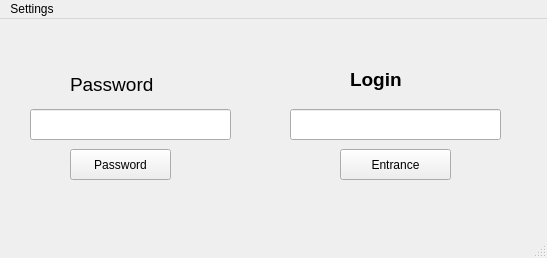
<?xml version="1.0" encoding="UTF-8"?>
<ui version="4.0">
 <class>Login</class>
 <widget class="QMainWindow" name="Login">
  <property name="geometry">
   <rect>
    <x>0</x>
    <y>0</y>
    <width>547</width>
    <height>258</height>
   </rect>
  </property>
  <property name="windowTitle">
   <string>MainWindow</string>
  </property>
  <widget class="QWidget" name="centralwidget">
   <widget class="QPushButton" name="btnLogin">
    <property name="geometry">
     <rect>
      <x>340</x>
      <y>130</y>
      <width>111</width>
      <height>31</height>
     </rect>
    </property>
    <property name="styleSheet">
     <string notr="true">font: 700 12pt &quot;Segoe UI&quot;;</string>
    </property>
    <property name="text">
     <string>Entrance</string>
    </property>
   </widget>
   <widget class="QPushButton" name="btnPassword">
    <property name="geometry">
     <rect>
      <x>70</x>
      <y>130</y>
      <width>101</width>
      <height>31</height>
     </rect>
    </property>
    <property name="styleSheet">
     <string notr="true">font: 700 12pt &quot;Segoe UI&quot;;</string>
    </property>
    <property name="text">
     <string>Password</string>
    </property>
   </widget>
   <widget class="QLineEdit" name="LineLogin">
    <property name="geometry">
     <rect>
      <x>290</x>
      <y>90</y>
      <width>211</width>
      <height>31</height>
     </rect>
    </property>
   </widget>
   <widget class="QLineEdit" name="LinePassword">
    <property name="geometry">
     <rect>
      <x>30</x>
      <y>90</y>
      <width>201</width>
      <height>31</height>
     </rect>
    </property>
   </widget>
   <widget class="QLabel" name="label">
    <property name="geometry">
     <rect>
      <x>70</x>
      <y>50</y>
      <width>101</width>
      <height>31</height>
     </rect>
    </property>
    <property name="styleSheet">
     <string notr="true">font: 700 12pt &quot;Segoe UI&quot;;</string>
    </property>
    <property name="text">
     <string>&lt;html&gt;&lt;head/&gt;&lt;body&gt;&lt;p align=&quot;justify&quot;&gt;&lt;span style=&quot; font-size:14pt;&quot;&gt;Password&lt;/span&gt;&lt;/p&gt;&lt;/body&gt;&lt;/html&gt;</string>
    </property>
   </widget>
   <widget class="QLabel" name="label_2">
    <property name="geometry">
     <rect>
      <x>350</x>
      <y>40</y>
      <width>101</width>
      <height>41</height>
     </rect>
    </property>
    <property name="text">
     <string>&lt;html&gt;&lt;head/&gt;&lt;body&gt;&lt;p&gt;&lt;span style=&quot; font-size:14pt; font-weight:700;&quot;&gt;Login&lt;/span&gt;&lt;/p&gt;&lt;/body&gt;&lt;/html&gt;</string>
    </property>
   </widget>
  </widget>
  <widget class="QMenuBar" name="menubar">
   <property name="geometry">
    <rect>
     <x>0</x>
     <y>0</y>
     <width>547</width>
     <height>32</height>
    </rect>
   </property>
   <widget class="QMenu" name="menuSettings">
    <property name="title">
     <string>Settings</string>
    </property>
    <addaction name="ActChangePassword"/>
    <addaction name="actionClose"/>
   </widget>
   <addaction name="menuSettings"/>
  </widget>
  <widget class="QStatusBar" name="statusbar"/>
  <action name="ActChangePassword">
   <property name="text">
    <string>ChangePassword</string>
   </property>
  </action>
  <action name="actionForgot_Password">
   <property name="text">
    <string>Forgot Password</string>
   </property>
  </action>
  <action name="actionClose">
   <property name="text">
    <string>Close</string>
   </property>
  </action>
 </widget>
 <resources/>
 <connections/>
</ui>
